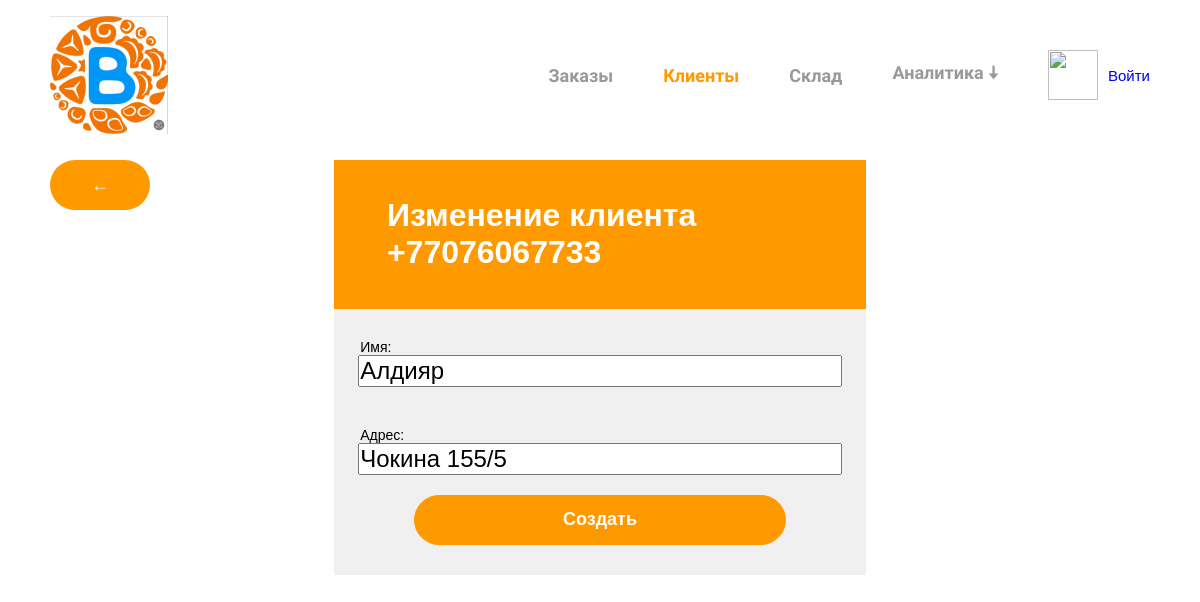
/clients/update/77076067733, run on the app's committed database.
### clients/models.py (models this page shows, shortened)
class Client(models.Model):
    phone_number = models.CharField(verbose_name="Номер телефона", max_length=11, unique=True, primary_key=True)
    password = models.CharField(verbose_name="Пароль", max_length=100, default="12345678")
    name = models.CharField(verbose_name="Имя", max_length=100)
    address = models.CharField(verbose_name="Адрес", max_length=150)
    total = models.DecimalField(verbose_name="Общая сумма заказов", default=0, max_digits=20, decimal_places=2)
    created_at = models.DateTimeField(auto_now_add=True)
    is_active = models.BooleanField(default=True)
    class Meta:
        ordering = ["-created_at"]

### clients/views.py (the view)
# urls.py: path('update/<int:pk>', views.clients_update_view, name="clients_update"),
def clients_update_view(request, pk):
    client = get_object_or_404(Client, pk=pk)
    if not client.is_active:
        raise Http404("Страница не найдена")
    if request.method == "POST":
        form = ClientUpdateForm(instance=client,
                                data=request.POST)
        if form.is_valid():
            form.save()
            url = resolve_url("clients_detail", pk)
            return redirect(url)
    else:
        form = ClientUpdateForm(instance=client)
    return render(request, "clients/clients_update.html", {
        "section": "clients",
        "form": form,
        "client": client
    })

### clients/forms.py (shortened to what this page needs)
class ClientUpdateForm(forms.ModelForm):
    class Meta:
        model = Client
        fields = "name", "address"

### templates/clients/clients_update.html (shortened to what this page needs)
{% extends 'base.html' %}
{% load static %}
{% block link %}
	<link rel="stylesheet" href="{% static 'css/base.css' %}">
	<link rel="stylesheet" href="{% static 'css/form.css' %}">
{% endblock link %}
{% block body %}
	<button class="back" onclick="history.back()">←</button>
	<div class="center">
		<form method="post">
			<h1>Изменение клиента +{{ client.phone_number }}</h1>
			{{ form.as_table }}
			<button type="submit">Создать</button>
		</form>
	</div>
{% endblock body %}

### static/css/base.css (style rules this page uses)
* { margin: 0; padding: 0; font-family: "Arial"; }
button { background-color: #ff9900; border: none; width: 100px; height: 50px; color: white; font-size: 18px; font-weight: bold; padding: 5px; }
h1 { margin-bottom: 10px; color: #ff9900; }
.center { width: 100%; display: flex; flex-direction: column; align-items: center; }
.back { position: absolute; left: 50px; top: 160px; }

### static/css/form.css (style rules this page uses)
h1 { color: white; background-color: #ff9900; padding-left: 10%; padding-right: 10%; padding-top: 7%; padding-bottom: 7%; }
form { display: flex; flex-direction: column; background-color: #f0f0f0; justify-content: center; align-items: center; padding-bottom: 30px; }
form > label { width: 90%; font-size: 14px; margin-top: 20px; }
form > input, form > select { width: 90%; font-size: 24px; margin-bottom: 20px; }
button { width: 70%; border: 1px solid #ff9900; border-radius: 30px; background-color: #ff9900; }
.back { position: absolute; left: 50px; top: 160px; width: 100px; border: none; }

### data on the page
Client: phone_number "77076067733", name "Алдияр", address "Чокина 155/5"
